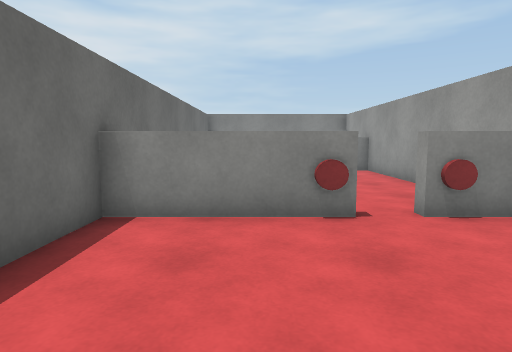
view 1 (above)

12 first-person views from a walk through a Unity game level. The camera is 1.2 m above the floor, tilts 6° down and sees 75° across. Doors are open. The floor is counted in squares, 1 m on a side. Each view is taken from the middle of a square. On the plan, view 1 faces up. The plan holds only what a view shows up to about 14 squares ahead; the rest is blank. Surface patterns are stand-ins for the level's own textures.

view 2
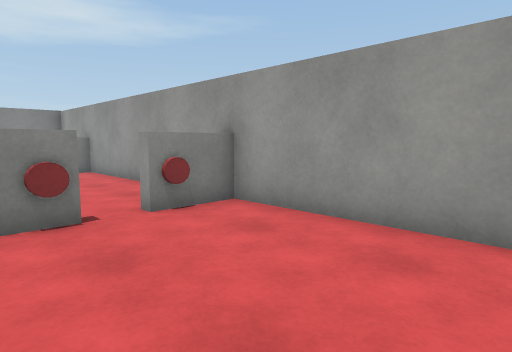

view 3
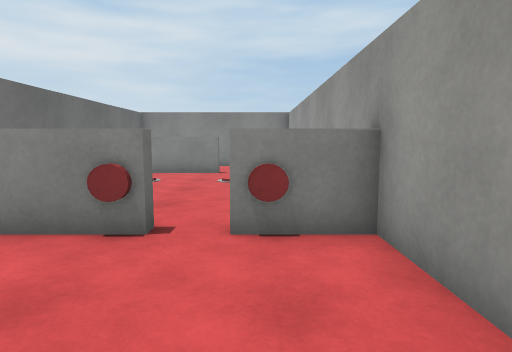

view 4
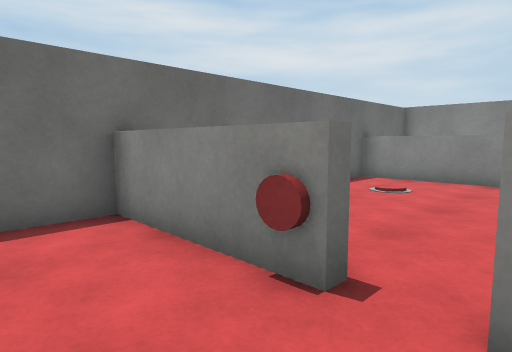

view 5
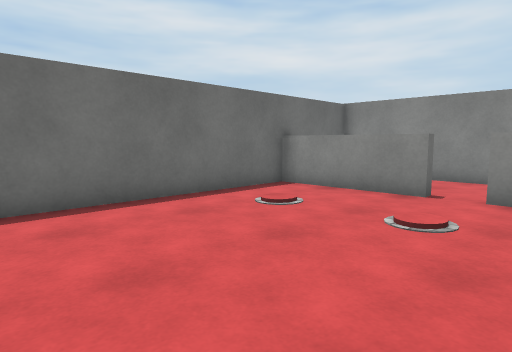

view 6
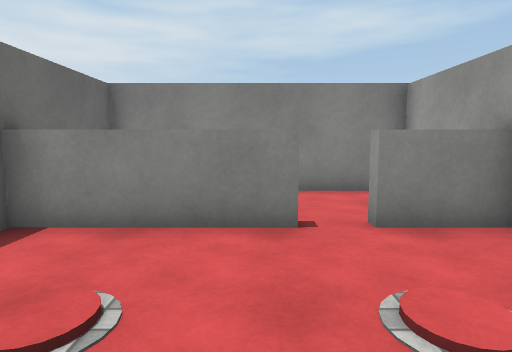

view 7
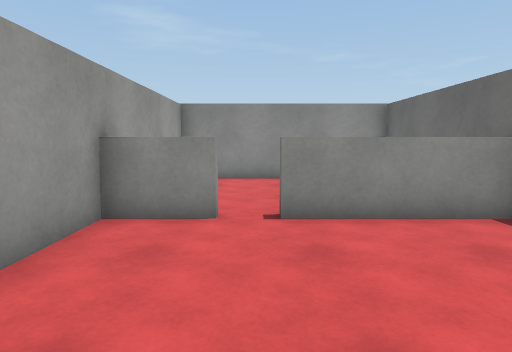

view 8
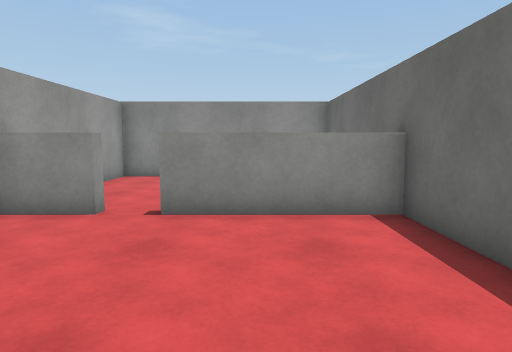

view 9
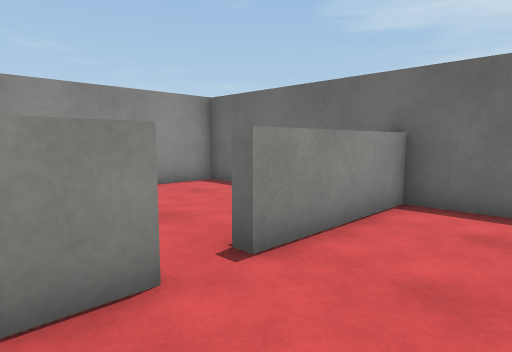

view 10
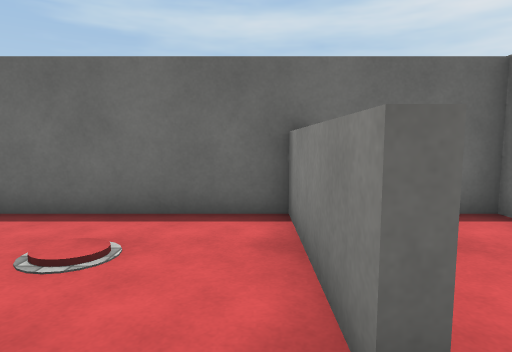

view 11
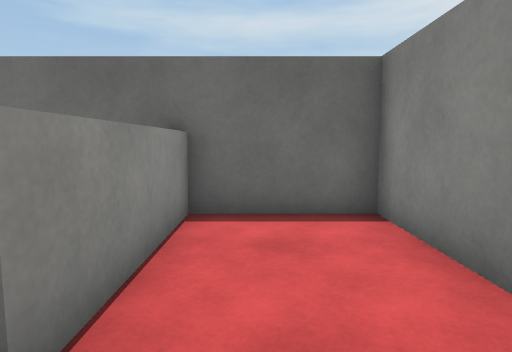

view 12
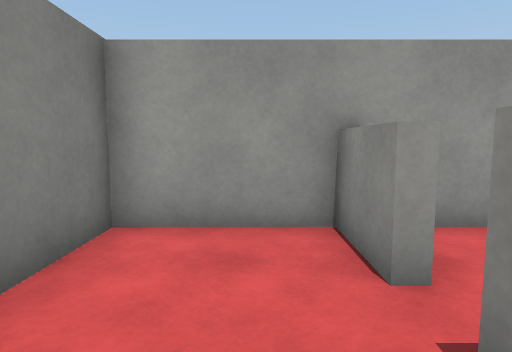

### Floor plan
Points are (right, up) in squares from view 1. A wall is a line through its corners. A room is listed if a view was taken in it or the views show most of it. See-through windows are left out.
Room 1 (views 1, 2, 3, 4)
walls: (1.6, 5.5) (1.6, 5.2) (-2.5, 5.2); (-2.4, 5) (-2.4, -0.5) (4.6, -0.5) (4.6, 5.5); (4.6, 5.2) (3.4, 5.2)
ways out: open door at (2, 5.5) to room 2
objects: red cylinder (1, 5); red cylinder (3, 5)
Room 2 (views 5, 6, 7, 8, 9, 10)
walls: (1.6, 13.5) (-2.5, 13.5); (4.6, 13.5) (2.7, 13.5); (3.4, 5.5) (4.6, 5.5) (4.6, 14); (-2.4, 14) (-2.4, 5); (-2.5, 5.5) (1.6, 5.5)
ways out: open door at (2, 5.5) to room 1; open door at (2, 14) to room 3
Room 3 (views 11, 12)
walls: (2.7, 13.9) (4.6, 13.9); (-2.5, 13.9) (1.6, 13.9); (4.6, 14) (4.6, 17) (-2.4, 17) (-2.4, 14)
ways out: open door at (2, 14) to room 2

Where each view was taken, in squares from view 1:
view 1: 0 up, 0 right, facing up
view 2: 0 up, 0 right, facing up-right
view 3: 1 up, 3 right, facing up
view 4: 3 up, 3 right, facing up-left
view 5: 6 up, 4 right, facing up-left
view 6: 9 up, 1 right, facing up
view 7: 11 up, 2 right, facing down
view 8: 11 up, 0 right, facing down
view 9: 8 up, 4 right, facing down-left
view 10: 13 up, 3 right, facing left
view 11: 15 up, 3 right, facing left
view 12: 15 up, 0 right, facing right
